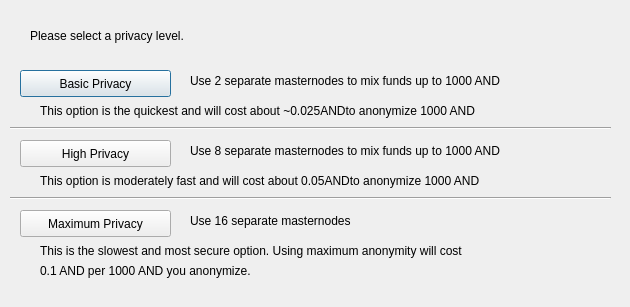
<?xml version="1.0" encoding="UTF-8"?>
<ui version="4.0">
 <class>DarksendConfig</class>
 <widget class="QDialog" name="DarksendConfig">
  <property name="geometry">
   <rect>
    <x>0</x>
    <y>0</y>
    <width>630</width>
    <height>307</height>
   </rect>
  </property>
  <property name="windowTitle">
   <string>Configure Darksend</string>
  </property>
  <widget class="QPushButton" name="buttonBasic">
   <property name="geometry">
    <rect>
     <x>20</x>
     <y>70</y>
     <width>151</width>
     <height>27</height>
    </rect>
   </property>
   <property name="text">
    <string>Basic Privacy</string>
   </property>
  </widget>
  <widget class="QPushButton" name="buttonHigh">
   <property name="geometry">
    <rect>
     <x>20</x>
     <y>140</y>
     <width>151</width>
     <height>27</height>
    </rect>
   </property>
   <property name="text">
    <string>High Privacy</string>
   </property>
  </widget>
  <widget class="QPushButton" name="buttonMax">
   <property name="geometry">
    <rect>
     <x>20</x>
     <y>210</y>
     <width>151</width>
     <height>27</height>
    </rect>
   </property>
   <property name="text">
    <string>Maximum Privacy</string>
   </property>
  </widget>
  <widget class="QLabel" name="label">
   <property name="geometry">
    <rect>
     <x>30</x>
     <y>20</y>
     <width>571</width>
     <height>31</height>
    </rect>
   </property>
   <property name="text">
    <string>Please select a privacy level.</string>
   </property>
  </widget>
  <widget class="QLabel" name="label_2">
   <property name="geometry">
    <rect>
     <x>190</x>
     <y>70</y>
     <width>421</width>
     <height>21</height>
    </rect>
   </property>
   <property name="text">
    <string>Use 2 separate masternodes to mix funds up to 1000 AND</string>
   </property>
  </widget>
  <widget class="QLabel" name="label_3">
   <property name="geometry">
    <rect>
     <x>190</x>
     <y>140</y>
     <width>411</width>
     <height>21</height>
    </rect>
   </property>
   <property name="text">
    <string>Use 8 separate masternodes to mix funds up to 1000 AND</string>
   </property>
  </widget>
  <widget class="QLabel" name="label_4">
   <property name="geometry">
    <rect>
     <x>190</x>
     <y>210</y>
     <width>421</width>
     <height>21</height>
    </rect>
   </property>
   <property name="text">
    <string>Use 16 separate masternodes</string>
   </property>
  </widget>
  <widget class="QLabel" name="label_6">
   <property name="geometry">
    <rect>
     <x>40</x>
     <y>100</y>
     <width>561</width>
     <height>21</height>
    </rect>
   </property>
   <property name="text">
    <string>This option is the quickest and will cost about ~0.025ANDto anonymize 1000 AND</string>
   </property>
  </widget>
  <widget class="QLabel" name="label_7">
   <property name="geometry">
    <rect>
     <x>40</x>
     <y>170</y>
     <width>561</width>
     <height>21</height>
    </rect>
   </property>
   <property name="text">
    <string>This option is moderately fast and will cost about 0.05ANDto anonymize 1000 AND</string>
   </property>
  </widget>
  <widget class="QLabel" name="label_8">
   <property name="geometry">
    <rect>
     <x>40</x>
     <y>240</y>
     <width>561</width>
     <height>21</height>
    </rect>
   </property>
   <property name="text">
    <string>This is the slowest and most secure option. Using maximum anonymity will cost</string>
   </property>
  </widget>
  <widget class="QLabel" name="label_9">
   <property name="geometry">
    <rect>
     <x>40</x>
     <y>260</y>
     <width>561</width>
     <height>21</height>
    </rect>
   </property>
   <property name="text">
    <string>0.1 AND per 1000 AND you anonymize.</string>
   </property>
  </widget>
  <widget class="Line" name="line">
   <property name="geometry">
    <rect>
     <x>10</x>
     <y>120</y>
     <width>601</width>
     <height>16</height>
    </rect>
   </property>
   <property name="orientation">
    <enum>Qt::Horizontal</enum>
   </property>
  </widget>
  <widget class="Line" name="line_2">
   <property name="geometry">
    <rect>
     <x>10</x>
     <y>190</y>
     <width>601</width>
     <height>16</height>
    </rect>
   </property>
   <property name="orientation">
    <enum>Qt::Horizontal</enum>
   </property>
  </widget>
 </widget>
 <resources/>
 <connections/>
</ui>
